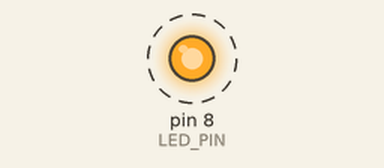
Simulated run of this sketch. Board: Arduino Uno, built with avr-gcc and run on an emulated ATmega328P. On the bench: output pins drawn as LEDs (lit = HIGH). Dashed ring = blinking.

Above: at 0.2 s.
Timing chart, 0 to 3.0 s (numbered marks = the images above):
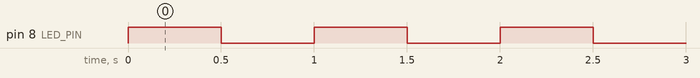

The sketch:

arduino_breadboard_led_demo.ino
```cpp
// Simple Arduino Uno breadboard LED demo.
// Assumed wiring:
// - Arduino digital pin 8 -> 220R resistor -> LED anode (+)
// - LED cathode (-) -> GND

const uint8_t LED_PIN = 8;

void setup()
{
  pinMode(LED_PIN, OUTPUT);
}

void loop()
{
  digitalWrite(LED_PIN, HIGH);
  delay(500);

  digitalWrite(LED_PIN, LOW);
  delay(500);
}
```

Measured:
- by itself, pin 8 (LED_PIN): alternates HIGH for 0.50 s and LOW for 0.50 s
